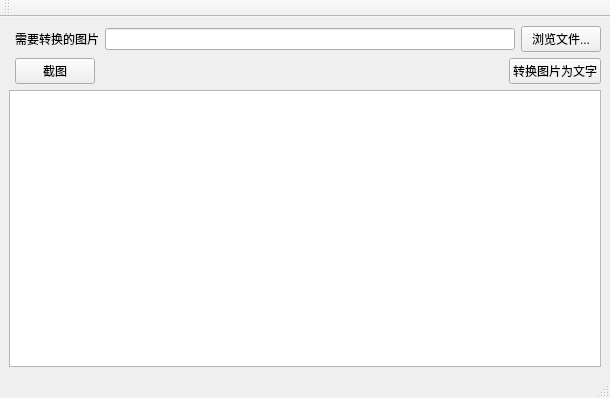
<?xml version="1.0" encoding="UTF-8"?>
<ui version="4.0">
 <class>MainWindow</class>
 <widget class="QMainWindow" name="MainWindow">
  <property name="geometry">
   <rect>
    <x>0</x>
    <y>0</y>
    <width>610</width>
    <height>398</height>
   </rect>
  </property>
  <property name="windowTitle">
   <string>百度API识别文字</string>
  </property>
  <widget class="QWidget" name="centralwidget">
   <layout class="QGridLayout" name="gridLayout_2">
    <item row="0" column="1">
     <layout class="QHBoxLayout" name="horizontalLayout">
      <item>
       <widget class="QLabel" name="label_4">
        <property name="text">
         <string>需要转换的图片</string>
        </property>
       </widget>
      </item>
      <item>
       <widget class="QLineEdit" name="filePath"/>
      </item>
      <item>
       <widget class="QPushButton" name="btnBrowse">
        <property name="text">
         <string>浏览文件...</string>
        </property>
       </widget>
      </item>
     </layout>
    </item>
    <item row="1" column="1">
     <layout class="QHBoxLayout" name="horizontalLayout_2">
      <item>
       <widget class="QPushButton" name="btnScreen">
        <property name="text">
         <string>截图</string>
        </property>
       </widget>
      </item>
      <item>
       <spacer name="horizontalSpacer">
        <property name="orientation">
         <enum>Qt::Horizontal</enum>
        </property>
        <property name="sizeHint" stdset="0">
         <size>
          <width>40</width>
          <height>20</height>
         </size>
        </property>
       </spacer>
      </item>
      <item>
       <widget class="QPushButton" name="btnConvert">
        <property name="text">
         <string>转换图片为文字</string>
        </property>
       </widget>
      </item>
     </layout>
    </item>
    <item row="2" column="0" colspan="2">
     <widget class="QPlainTextEdit" name="plainTextEdit"/>
    </item>
   </layout>
  </widget>
  <widget class="QMenuBar" name="menubar">
   <property name="geometry">
    <rect>
     <x>0</x>
     <y>0</y>
     <width>610</width>
     <height>23</height>
    </rect>
   </property>
  </widget>
  <widget class="QStatusBar" name="statusbar"/>
  <widget class="QToolBar" name="toolBar">
   <property name="windowTitle">
    <string>toolBar</string>
   </property>
   <attribute name="toolBarArea">
    <enum>TopToolBarArea</enum>
   </attribute>
   <attribute name="toolBarBreak">
    <bool>false</bool>
   </attribute>
  </widget>
  <action name="actionNew">
   <property name="text">
    <string>New</string>
   </property>
  </action>
 </widget>
 <resources/>
 <connections/>
</ui>
